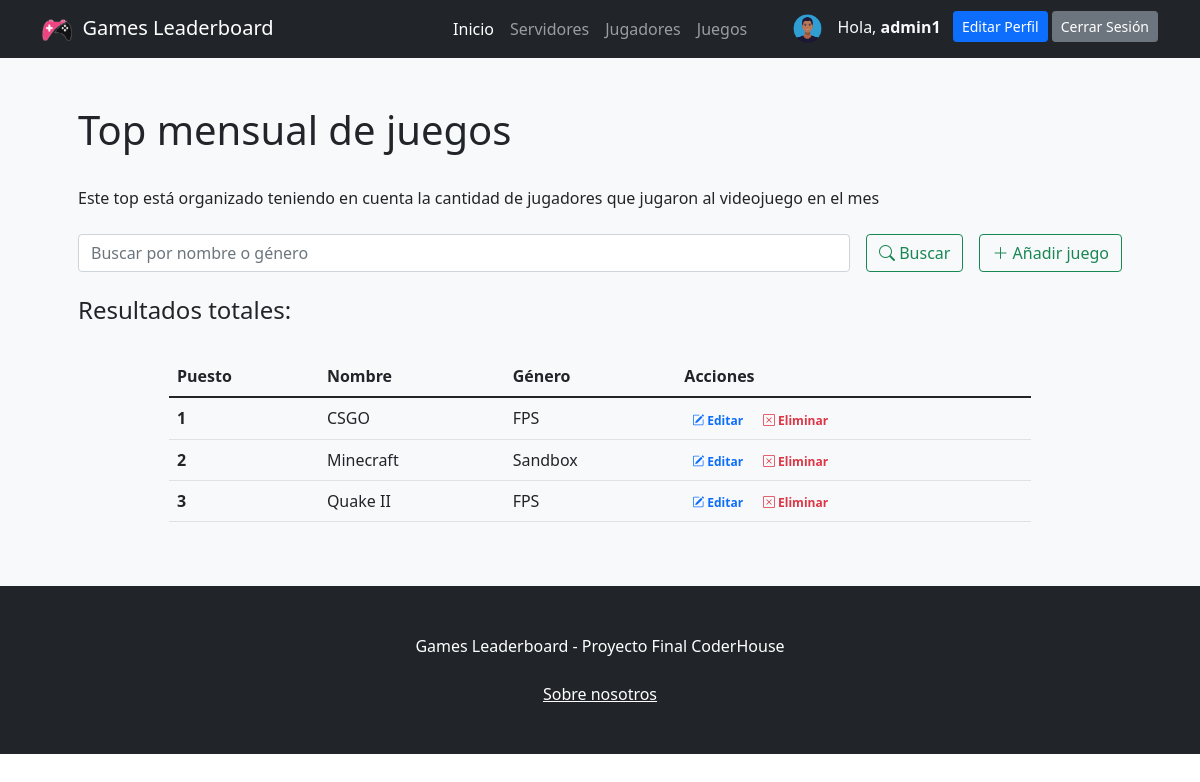
Page /app/juegos/ (signed in) on the committed database.
### ProyectoFinalApp/models.py (models this page shows)
class Avatar(models.Model):
    usuario = models.OneToOneField(User, on_delete = models.CASCADE)
    imagen = models.ImageField(upload_to = 'avatars/', blank = True, null = True)

class Juego(models.Model):
    nombre = models.CharField(max_length = 20)
    genero = models.CharField(max_length = 20)
    class Meta:
        verbose_name_plural = "Juegos"

### ProyectoFinalApp/views.py (the view, shortened to what this page needs)
# urls.py: path('juegos/', juegos, name= "juegos"),
def juegos(request):
    juegos = Juego.objects.all()
    return render(request, "ProyectoFinalApp/juegos.html", {"juegos": juegos})

### ProyectoFinalApp/templates/ProyectoFinalApp/juegos.html (shortened to what this page needs)
{% extends 'ProyectoFinalApp/base.html' %}
{% load static %}
{% block contenidoPagina %}
<section class="bg-light py-5">
    <div class="container px-5">
        <h1>Top mensual de juegos</h1>
        <br>
        <head>Este top está organizado teniendo en cuenta la cantidad de jugadores que jugaron al videojuego en el mes</head>
        <head></head>
        <br>
        <br>
        <div class="row gx-5 justify-content-center">
            <div class="col-lg-12">
                <form class="d-flex my-2 my-lg-0" action="" method="post">
                    <input class="flex-grow-0 form-control mr-sm-2" type="search" name="search" placeholder="Buscar por nombre o género" aria-label="Search">
                    <button class="btn btn-outline-success text-nowrap ms-3 my-2 my-sm-0" type="submit"> <i class="bi bi-search"></i> Buscar</button>
                    <a class="btn btn-outline-success text-nowrap ms-3 my-2 my-sm-0" href="{% url 'crearjuego' %}"> <i class="bi bi-plus-lg"></i> Añadir juego</a>
                </form>
            </div>
        </div>
        <br>
        <h4>Resultados
            {% if search %}
                para "{{busqueda}}":
            {% else %}
                totales:
            {% endif %}
        </h4>
        <br>
        <div class="row gx-5 justify-content-center">
            <div class="col-lg-10 table-responsive">
                <table class="table table-theme">
                    <thead>
                        <tr>
                            <th scope="col">Puesto</th>
                            <th scope="col">Nombre</th>
                            <th scope="col">Género</th>
                            {% if user.is_superuser %}
                            <th scope="col">Acciones</th>
                            {% endif %}
                        </tr>
                    </thead>
                    <tbody>
                        {% for juego in juegos %}
                            <tr>
                                <th scope="row">{{forloop.counter}}</th>
                                <td>{{juego.nombre}}</td>
                                <td>{{juego.genero}}</td>
                                <td>
                                    {% if user.is_superuser %}
                                    <a href="{% url 'editarJuego' juego.id %}" class="text-primary badge badge-primary text-decoration-none"> <i class="bi bi-pencil-square"></i> Editar</a>
                                    <a href="{% url 'juegoDelete' juego.id %}" class="text-danger badge badge-danger text-decoration-none"> <i class="bi bi-x-square"></i> Eliminar</a>
                                    {% endif %}
                                </td>
                            </tr>
                        {% endfor %}
                    </tbody>
                </table>
            </div>
        </div>
    </div>
</section>
{% endblock %}

### ProyectoFinalApp/templates/ProyectoFinalApp/base.html (shortened to what this page needs)
{% load static %}
<!DOCTYPE html>
<html lang="en">
<head>
    <link rel="stylesheet" href="https://cdn.jsdelivr.net/npm/bootstrap-icons@1.8.3/font/bootstrap-icons.css">
    <link href="{% static 'css/styles.css' %}" rel="stylesheet" />
</head>
<body>
    <nav class="navbar navbar-expand-lg navbar-dark bg-dark">
        <div class="container">
            <a class="navbar-brand" href="{% url 'inicio' %}"><img src="{% static 'assets/logonavbar.png' %}"
                    alt="{% static 'assets/logonavbar.png' %}" width="30" height="30">&nbsp Games Leaderboard</a>
            <div class="collapse navbar-collapse" id="navbarSupportedContent">
                <ul class="navbar-nav ms-auto mb-2 mb-lg-0 ">
                    <li class="nav-item"><a class="nav-link active" aria-current="page"
                            href="{% url 'inicio' %}">Inicio</a></li>
                    <li class="nav-item"><a class="nav-link" href="{% url 'servidores' %}">Servidores</a></li>
                    <li class="nav-item"><a class="nav-link" href="{% url 'jugadores' %}">Jugadores</a></li>
                    <li class="nav-item"><a class="nav-link" href="{% url 'juegos' %}">Juegos</a></li>
                </ul>
                <ul class="navbar-nav ms-auto mb-2 mb-lg-0 ">
                    {% if user.is_authenticated %}
                    {% if user.avatar.imagen.url %}
                    <img class="rounded-circle" src="{{user.avatar.imagen.url}}" width="35" height="35" alt="">
                    {% else %}
                    <img class="rounded-circle" src="{%static 'assets/default.png'%}" width="35" height="35" alt="">
                    {% endif %}
                    <li class="nav-item">
                        <p class="text-light my-1 mx-1"></i> &nbsp Hola, <b>{{user.username}} &nbsp</b></p>
                    </li>
                    <li class="nav-item"><a class="btn btn-primary btn-sm btn-block"
                            href="{% url 'editarperfil' %}">Editar Perfil</a></li>
                    <li class="nav-item"><a class="btn btn-secondary btn-sm btn-block" href="{% url 'logout' %}">Cerrar
                            Sesión</a></li>
                    {% else %}
                    <li class="nav-item"><a class="btn btn-primary mx-2" href="{% url 'login' %}">Iniciar Sesión</a>
                    </li>
                    <li class="nav-item"><a class="btn btn-outline-primary" href="{% url 'register' %}">Registrarse</a>
                    </li>
                    {% endif %}
                </ul>
            </div>
        </div>
    </nav>
    {% block contenidoPagina %}
    {% endblock %}
    <footer class="py-5 bg-dark">
        <div class="container">
            <p class="m-0 text-center text-white">Games Leaderboard - Proyecto Final CoderHouse</p>
        </div>
        <br>
        <p class="m-0 text-center text-white"><a href="{% url 'about' %}" class="text-white m-0 text-center">Sobre
                nosotros</a></p>
    </footer>
</body>
</html>

### rows in the picture
Juego: nombre "CSGO", genero "FPS"
Juego: nombre "Minecraft", genero "Sandbox"
Juego: nombre "Quake II", genero "FPS"

### other values in the picture
{{ user.username }} "admin1"
